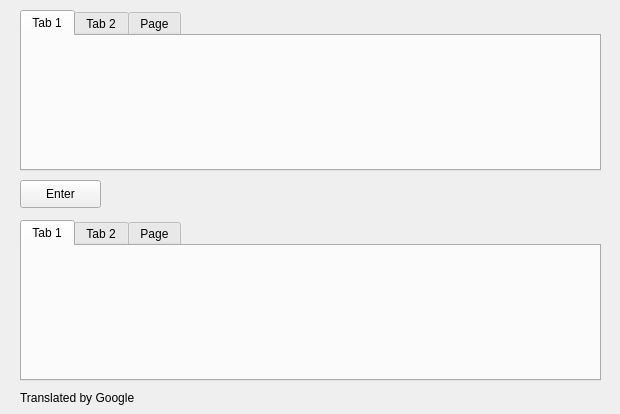
<?xml version="1.0" encoding="UTF-8"?>
<ui version="4.0">
 <class>Form</class>
 <widget class="QWidget" name="Form">
  <property name="geometry">
   <rect>
    <x>0</x>
    <y>0</y>
    <width>620</width>
    <height>414</height>
   </rect>
  </property>
  <property name="windowTitle">
   <string>Form</string>
  </property>
  <widget class="QTabWidget" name="tabWidget">
   <property name="geometry">
    <rect>
     <x>20</x>
     <y>10</y>
     <width>581</width>
     <height>161</height>
    </rect>
   </property>
   <property name="currentIndex">
    <number>0</number>
   </property>
   <widget class="QWidget" name="tab">
    <property name="focusPolicy">
     <enum>Qt::NoFocus</enum>
    </property>
    <attribute name="title">
     <string>Tab 1</string>
    </attribute>
   </widget>
   <widget class="QWidget" name="tab_2">
    <attribute name="title">
     <string>Tab 2</string>
    </attribute>
   </widget>
   <widget class="QWidget" name="tab_3">
    <attribute name="title">
     <string>Page</string>
    </attribute>
   </widget>
  </widget>
  <widget class="QPushButton" name="pushButton">
   <property name="geometry">
    <rect>
     <x>20</x>
     <y>180</y>
     <width>81</width>
     <height>28</height>
    </rect>
   </property>
   <property name="text">
    <string>Enter</string>
   </property>
  </widget>
  <widget class="QTabWidget" name="tabWidget_2">
   <property name="geometry">
    <rect>
     <x>20</x>
     <y>220</y>
     <width>581</width>
     <height>161</height>
    </rect>
   </property>
   <property name="currentIndex">
    <number>0</number>
   </property>
   <widget class="QWidget" name="tab_4">
    <attribute name="title">
     <string>Tab 1</string>
    </attribute>
   </widget>
   <widget class="QWidget" name="tab_5">
    <attribute name="title">
     <string>Tab 2</string>
    </attribute>
   </widget>
   <widget class="QWidget" name="tab_6">
    <attribute name="title">
     <string>Page</string>
    </attribute>
   </widget>
  </widget>
  <widget class="QLabel" name="label">
   <property name="geometry">
    <rect>
     <x>20</x>
     <y>390</y>
     <width>131</width>
     <height>16</height>
    </rect>
   </property>
   <property name="text">
    <string>Translated by Google</string>
   </property>
  </widget>
 </widget>
 <resources/>
 <connections/>
</ui>
